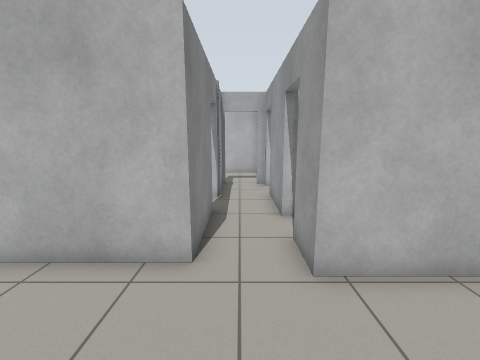
View 1 (above)

20 first-person views from a walk through a Gazebo world. The camera is 1.3 m above the floor, tilts 10° down and sees 90° across. The floor is counted in squares, 0.5 m on a side. Each view is taken from the middle of a square. On the plan, view 1 faces up. The plan holds only what a view shows up to about 17 squares ahead; the rest is blank. The place goes on beyond the plan. The robots in the file are not drawn. Gazebo's built-in surfaces are drawn with simple patterns. Some stock models are drawn as simple stand-ins.

View 2
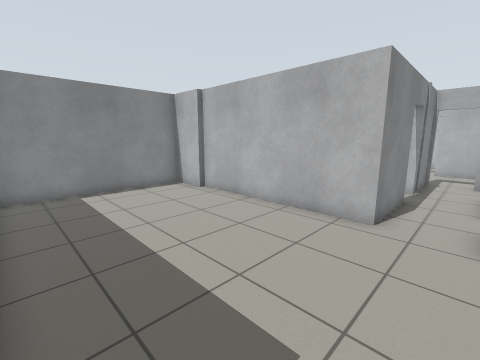

View 3
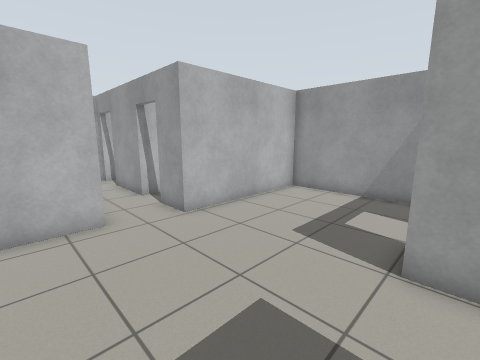

View 4
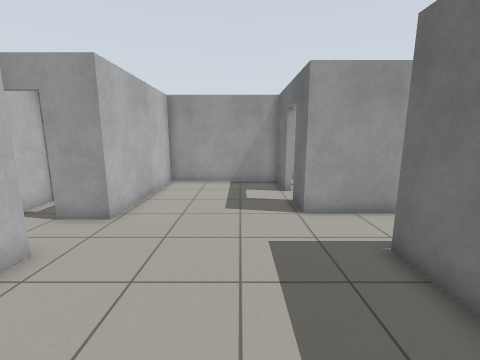

View 5
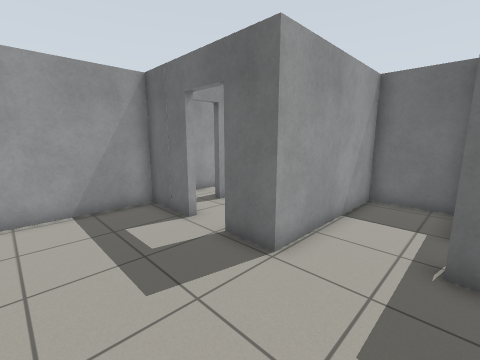

View 6
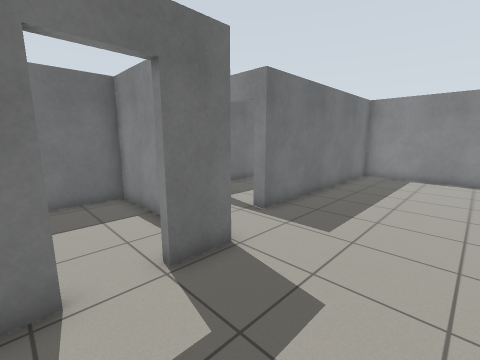

View 7
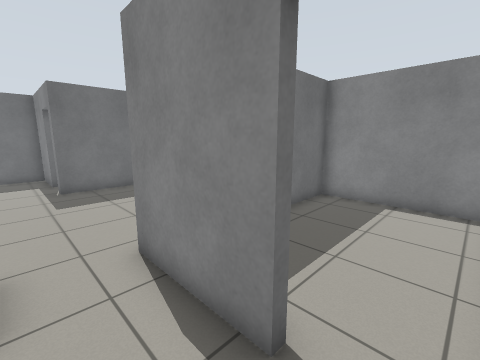

View 8
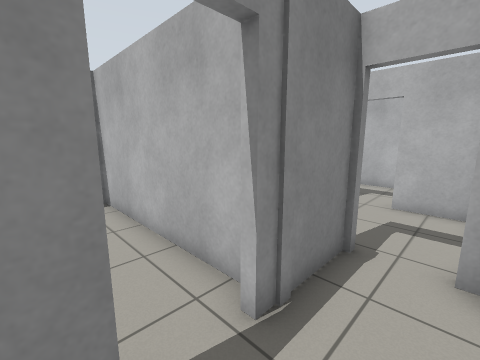

View 9
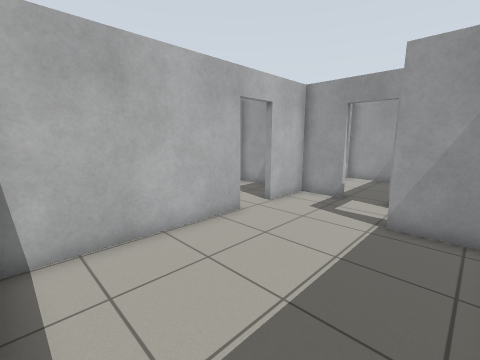

View 10
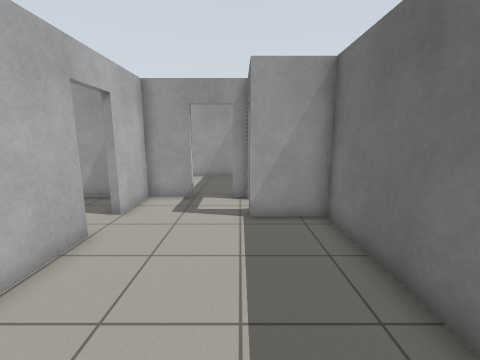

View 11
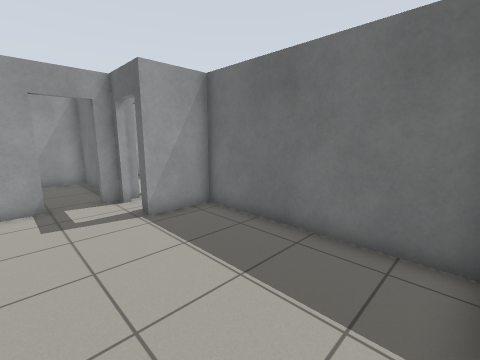

View 12
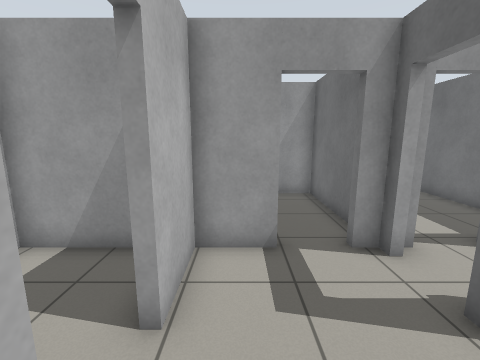

View 13
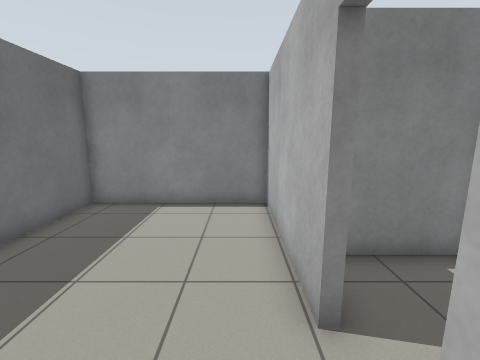

View 14
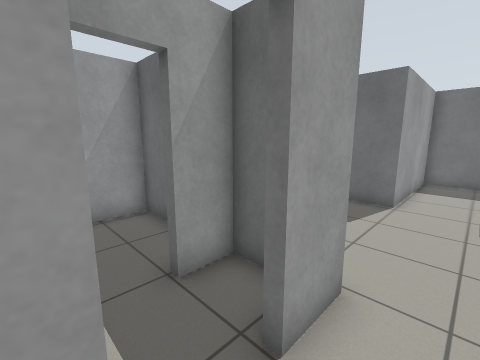

View 15
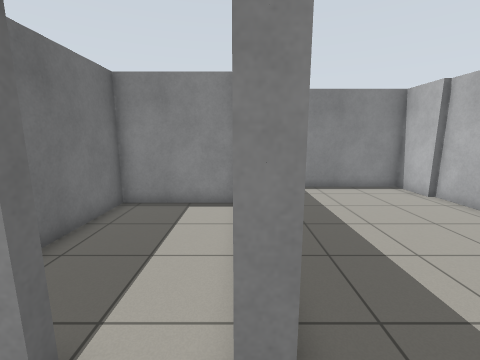

View 16
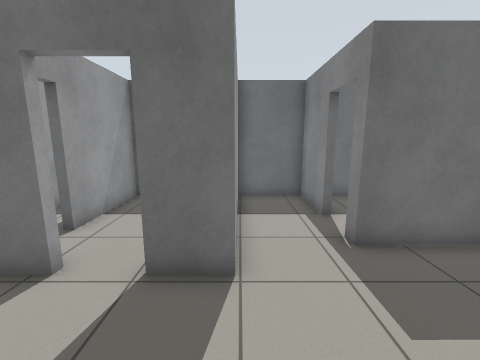

View 17
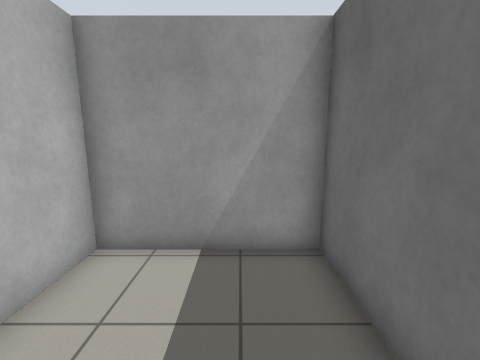

View 18
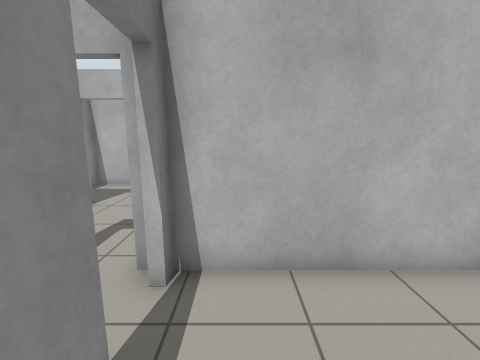

View 19
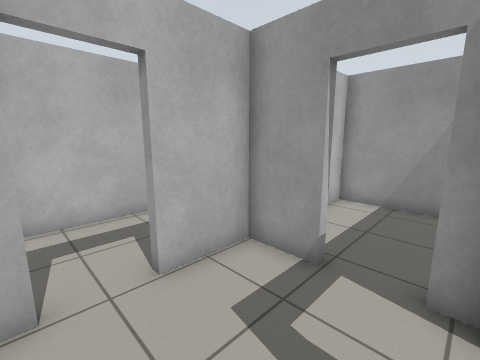

View 20
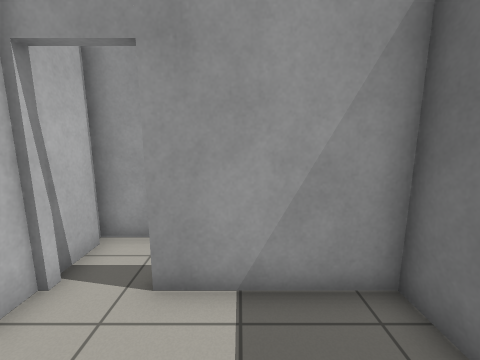

### Floor plan
Ten units are one square. View 1 is at (0, 0); x grows to the right and y downward. Boxes are objects, and circles mark ways between rooms. Rooms are numbered by the first view taken in them; rooms with no view inside come last. Other rooms are left out.
<svg viewBox="-121 -228 216 320">
<path fill="none" stroke="#000" d="M-10 34 -10 39M-8 58 -8 87 21 87 21 22 38 22M14 -78 14 -111M-10 -86 -10 -47 -95 -47M-94 -44 -116 -44 -116 35 -8 35 -8 41M56 22 83 22 83 -42 14 -42 14 -60M-10 -135 -10 -103M-29 -181 -94 -181 -94 -111 -13 -111 -13 -137 -7 -137M14 -160 14 -181 -11 -181M45 -81 83 -81 83 -134 14 -134M17 -111 17 -100M17 -137 17 -128M24 54 24 87 67 87 67 45M56 26 56 22M67 25 61 25M38 22 38 26M-14 -108 -94 -108 -94 -50 -68 -50M-84 42 -84 87 -21 87M14 -195 14 -223 -50 -223 -50 -194M30 -137 71 -137 71 -181 60 -181M68 -45 83 -45 83 -63M90 71 90 22M86 25 72 25M28 -45 37 -45 37 -59M37 -78 14 -78M14 -128 14 -134 10 -134 10 -137"/>
<circle cx="17" cy="-117" r="3" fill="#2a7"/>
<circle cx="45" cy="20" r="3" fill="#2a7"/>
<circle cx="-10" cy="-95" r="3" fill="#2a7"/>
<circle cx="-10" cy="45" r="3" fill="#2a7"/>
<circle cx="17" cy="-67" r="3" fill="#2a7"/>
<circle cx="-20" cy="-180" r="3" fill="#2a7"/>
<circle cx="10" cy="-145" r="3" fill="#2a7"/>
<circle cx="70" cy="35" r="3" fill="#2a7"/>
<circle cx="40" cy="-65" r="3" fill="#2a7"/>
<text x="-20" y="-10">1</text>
<text x="-50" y="-150">2</text>
<text x="50" y="-110">3</text>
<text x="50" y="60">4</text>
<text x="-60" y="-80">5</text>
<text x="-50" y="60">6</text>
<text x="-20" y="-210">7</text>
<text x="40" y="-160">8</text>
<text x="60" y="-60">9</text>
<text x="80" y="50">10</text>
<text x="30" y="-60">11</text>
<text x="10" y="-130">12</text>
</svg>
Room 1 opens to room 3. Room 1 opens to room 4. Room 1 opens to room 5. Room 1 opens to room 6. Room 1 opens to room 11. Room 2 opens to room 7. Room 2 opens to room 8. Room 4 opens to room 10. Room 9 opens to room 11.

Where each view was taken, in squares from view 1:
view 1: 0 up, 0 right, facing up
view 2: 3 down, 1 right, facing up-left
view 3: 3 down, 3 left, facing up-right
view 4: 0 up, 6 left, facing right
view 5: 2 up, 1 left, facing down-right
view 6: 2 up, 6 right, facing down-left
view 7: 10 up, 1 right, facing down-left
view 8: 8 up, 1 right, facing up-left
view 9: 12 up, 9 left, facing up-right
view 10: 14 up, 9 left, facing right
view 11: 17 up, 9 left, facing down-right
view 12: 17 up, 4 left, facing right
view 13: 17 up, 0 right, facing left
view 14: 8 up, 0 right, facing down-right
view 15: 4 down, 1 right, facing left
view 16: 2 up, 2 right, facing down
view 17: 10 up, 3 right, facing right
view 18: 9 up, 3 right, facing up
view 19: 14 up, 3 left, facing up-right
view 20: 6 down, 3 right, facing right
